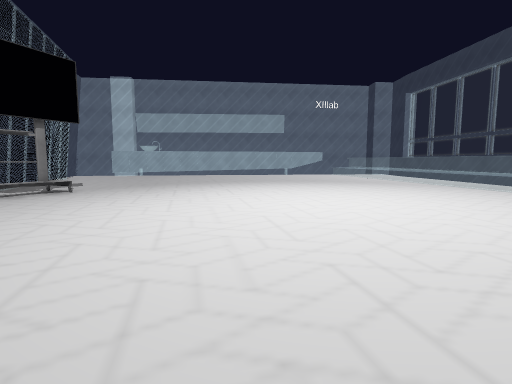
[1] (above)

16 first-person views from a walk through a 3-D level made in the Unity game engine. The camera is 1.4 m above the floor, tilts 6° down and sees 80° across. The floor is counted in squares, 2 m on a side. Each view is taken from the middle of a square. On the plan, view 1 faces up. The plan holds only what a view shows up to about 10 squares ahead; the rest is blank. Some animated figures are not drawn. Some surface patterns are stand-ins.

[2]
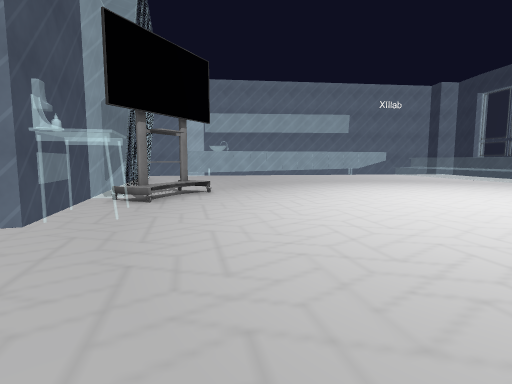

[3]
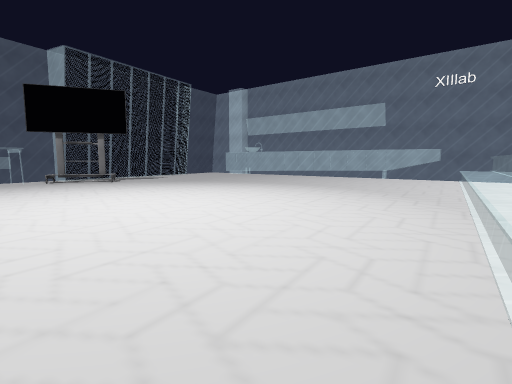

[4]
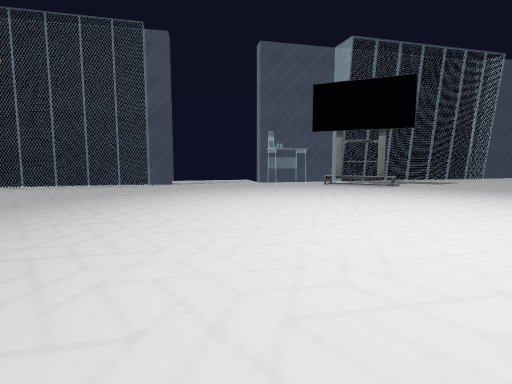

[5]
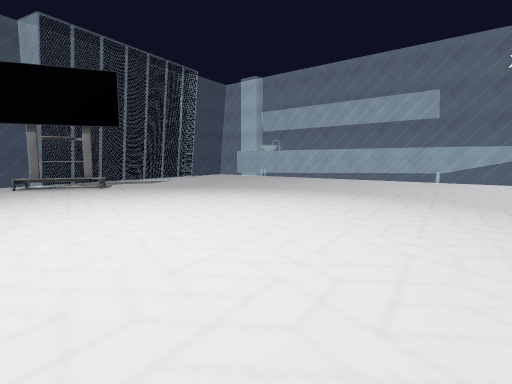

[6]
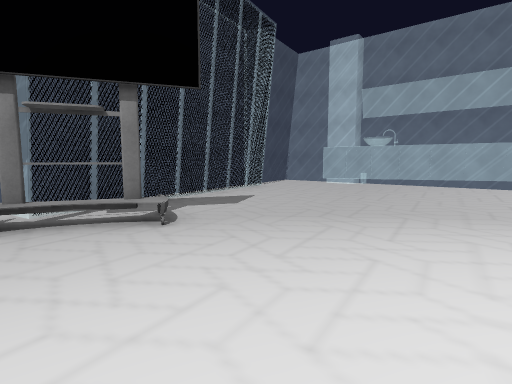

[7]
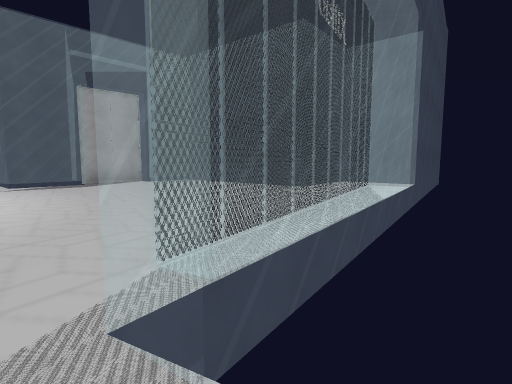

[8]
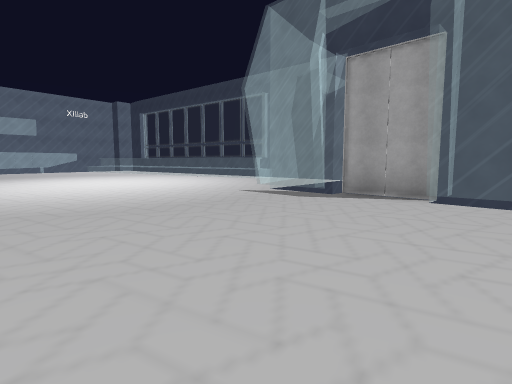

[9]
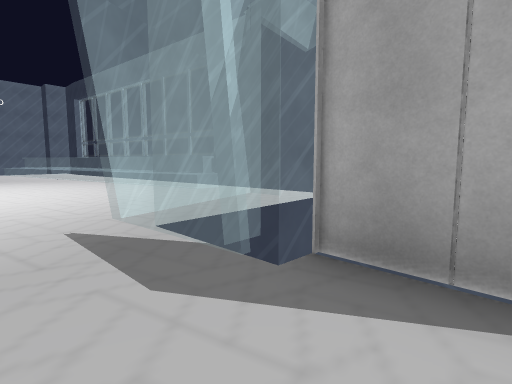

[10]
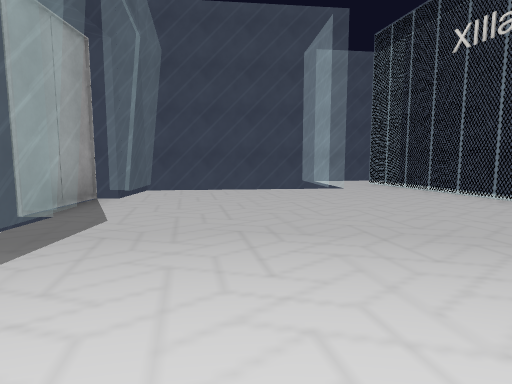

[11]
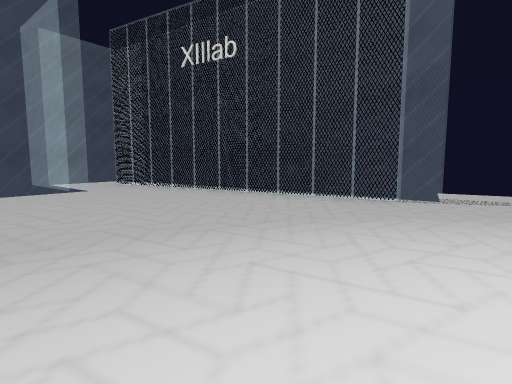

[12]
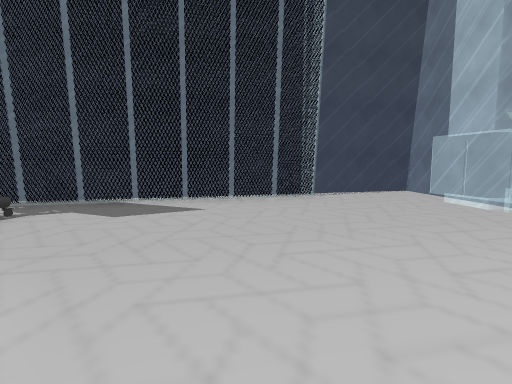

[13]
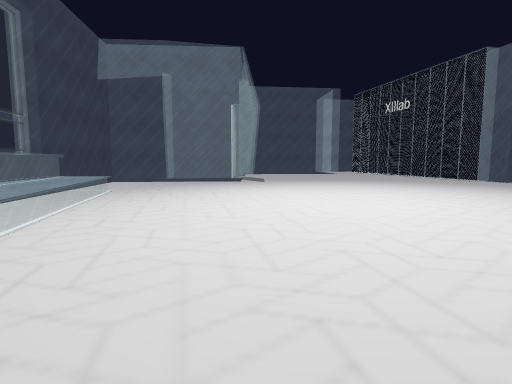

[14]
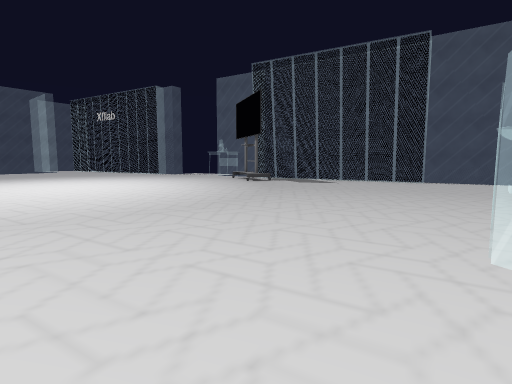

[15]
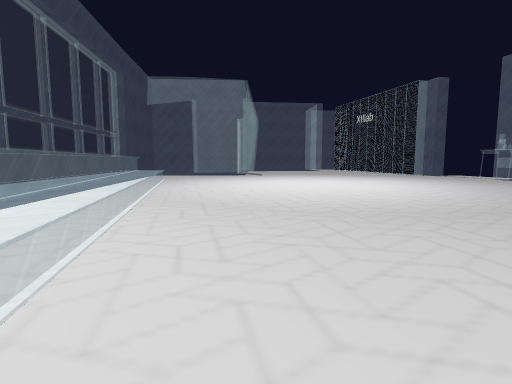

[16]
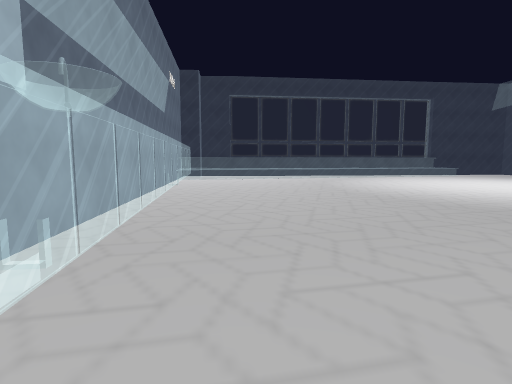

### Floor plan
Key: @ floor where view 1 was taken; # wall or solid block; . floor; = window, fence, low wall or low ledge; ^ raised ledge; O other object.
Columns run from 8 left of view 1 to 8 right of it. Each row starts with its distance up from view 1.
 15      #=======
 14 ===========.^=
 13 =.==........^
 12 =............=
 11 ==...........=
 10 ==...........^==
  9 #=...........^==
  8  ==...........==
  7  ==...........==
  6  ==O..........^=#
  5  #=#..........^==
  4   ==..........^==
  3   =.............=
  2   ..............=
  1   ...........=..=
  0    =....@..======
 -1    ==......====
 -2    ==.......==
 -3    ==.......=====
 -4    #=#......=====
 -5     =#.....==
 -6     ==.===
 -7     ==.=#
 -8     ==.=
 -9     #===

Positions as (right, up) in squares from view 1, and headings:
1: (0, 0), facing up
2: (-3, 0), facing up
3: (6, 3), facing up-left
4: (4, 3), facing left
5: (4, 4), facing up-left
6: (-1, 5), facing up-left
7: (-6, 1), facing down-right
8: (-2, -5), facing up-right
9: (2, -3), facing up-right
10: (1, 2), facing down
11: (1, 2), facing down-left
12: (-1, 10), facing left
13: (3, 10), facing down
14: (3, 14), facing down-left
15: (3, 14), facing down
16: (-7, 12), facing right
